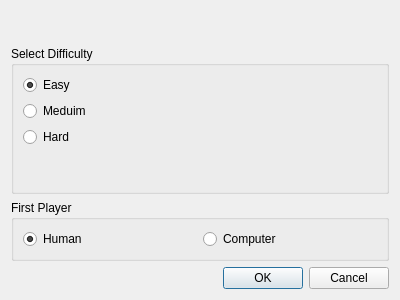
<?xml version="1.0" encoding="UTF-8"?>
<ui version="4.0">
 <class>Dialog</class>
 <widget class="QDialog" name="Dialog">
  <property name="geometry">
   <rect>
    <x>0</x>
    <y>0</y>
    <width>400</width>
    <height>300</height>
   </rect>
  </property>
  <property name="windowTitle">
   <string>Dialog</string>
  </property>
  <layout class="QVBoxLayout" name="verticalLayout">
   <item>
    <spacer name="verticalSpacer">
     <property name="orientation">
      <enum>Qt::Vertical</enum>
     </property>
     <property name="sizeHint" stdset="0">
      <size>
       <width>20</width>
       <height>40</height>
      </size>
     </property>
    </spacer>
   </item>
   <item>
    <widget class="QGroupBox" name="groupBox">
     <property name="title">
      <string>Select Difficulty</string>
     </property>
     <layout class="QVBoxLayout" name="verticalLayout_3">
      <item>
       <widget class="QRadioButton" name="btn_rad_easy">
        <property name="text">
         <string>Easy</string>
        </property>
        <property name="checked">
         <bool>true</bool>
        </property>
        <attribute name="buttonGroup">
         <string notr="true">btngrp_difficulty</string>
        </attribute>
       </widget>
      </item>
      <item>
       <widget class="QRadioButton" name="btn_rad_med">
        <property name="text">
         <string>Meduim</string>
        </property>
        <attribute name="buttonGroup">
         <string notr="true">btngrp_difficulty</string>
        </attribute>
       </widget>
      </item>
      <item>
       <widget class="QRadioButton" name="btn_rad_hard">
        <property name="text">
         <string>Hard</string>
        </property>
        <attribute name="buttonGroup">
         <string notr="true">btngrp_difficulty</string>
        </attribute>
       </widget>
      </item>
      <item>
       <spacer name="verticalSpacer_2">
        <property name="orientation">
         <enum>Qt::Vertical</enum>
        </property>
        <property name="sizeHint" stdset="0">
         <size>
          <width>20</width>
          <height>40</height>
         </size>
        </property>
       </spacer>
      </item>
     </layout>
    </widget>
   </item>
   <item>
    <widget class="QGroupBox" name="groupBox_1">
     <property name="title">
      <string>First Player</string>
     </property>
     <layout class="QHBoxLayout" name="horizontalLayout">
      <item>
       <widget class="QRadioButton" name="btn_rad_player">
        <property name="text">
         <string>Human</string>
        </property>
        <property name="checked">
         <bool>true</bool>
        </property>
        <attribute name="buttonGroup">
         <string notr="true">btngrp_player</string>
        </attribute>
       </widget>
      </item>
      <item>
       <widget class="QRadioButton" name="btn_rad_ai">
        <property name="text">
         <string>Computer</string>
        </property>
        <attribute name="buttonGroup">
         <string notr="true">btngrp_player</string>
        </attribute>
       </widget>
      </item>
     </layout>
    </widget>
   </item>
   <item>
    <widget class="QDialogButtonBox" name="buttonBox">
     <property name="orientation">
      <enum>Qt::Horizontal</enum>
     </property>
     <property name="standardButtons">
      <set>QDialogButtonBox::Cancel|QDialogButtonBox::Ok</set>
     </property>
    </widget>
   </item>
  </layout>
 </widget>
 <resources/>
 <connections>
  <connection>
   <sender>buttonBox</sender>
   <signal>accepted()</signal>
   <receiver>Dialog</receiver>
   <slot>accept()</slot>
   <hints>
    <hint type="sourcelabel">
     <x>248</x>
     <y>254</y>
    </hint>
    <hint type="destinationlabel">
     <x>157</x>
     <y>274</y>
    </hint>
   </hints>
  </connection>
  <connection>
   <sender>buttonBox</sender>
   <signal>rejected()</signal>
   <receiver>Dialog</receiver>
   <slot>reject()</slot>
   <hints>
    <hint type="sourcelabel">
     <x>316</x>
     <y>260</y>
    </hint>
    <hint type="destinationlabel">
     <x>286</x>
     <y>274</y>
    </hint>
   </hints>
  </connection>
 </connections>
 <buttongroups>
  <buttongroup name="btngrp_difficulty"/>
  <buttongroup name="btngrp_player"/>
 </buttongroups>
</ui>
